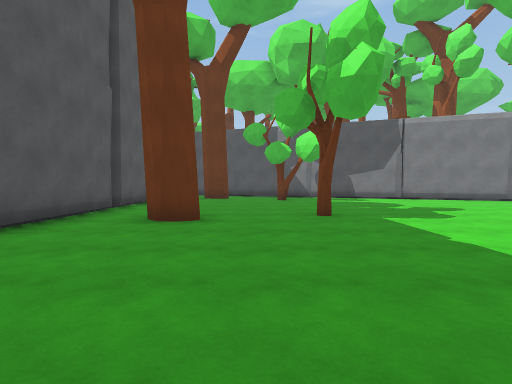
[1] (above)

16 first-person views from a walk through a 3-D level made in the Unity game engine. The camera is 1.3 m above the floor, tilts 2° down and sees 80° across. The floor is counted in squares, 2 m on a side. Each view is taken from the middle of a square. On the plan, view 1 faces up. The plan holds only what a view shows up to about 10 squares ahead; the rest is blank. The place goes on beyond the plan. The player is left out.

[2]
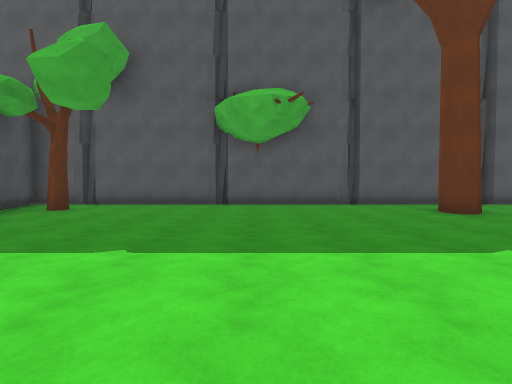

[3]
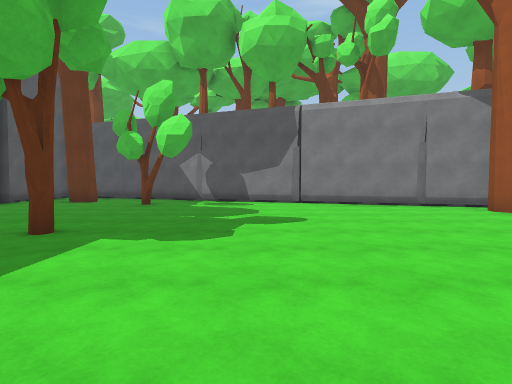

[4]
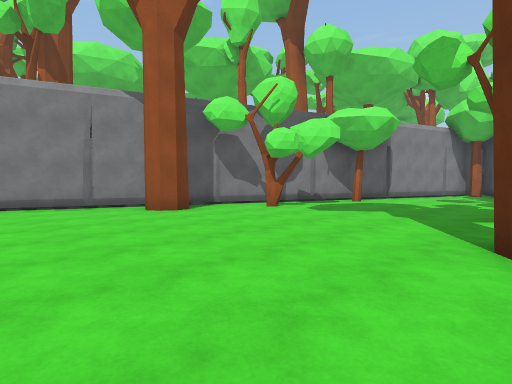

[5]
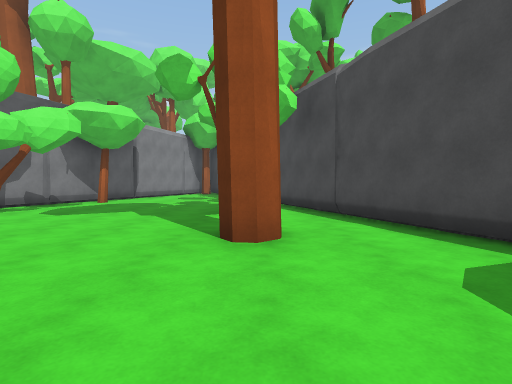

[6]
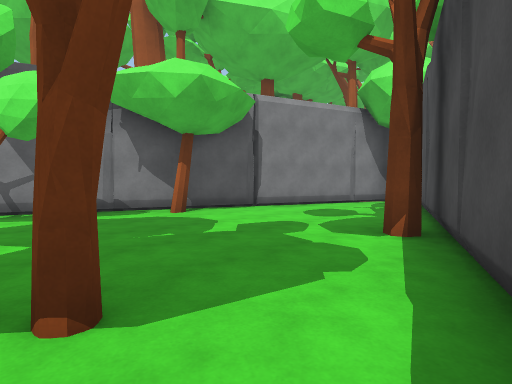

[7]
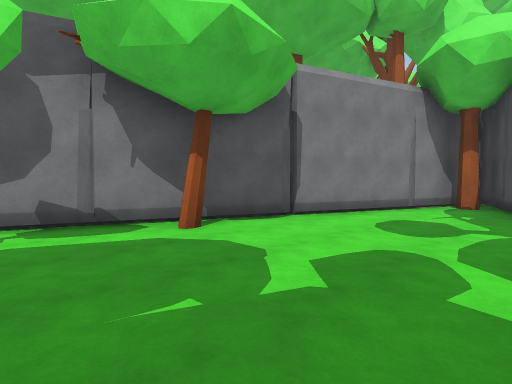

[8]
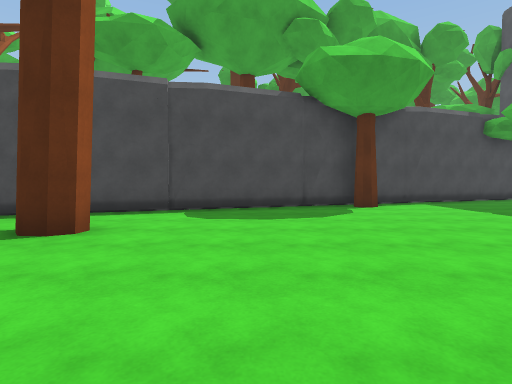

[9]
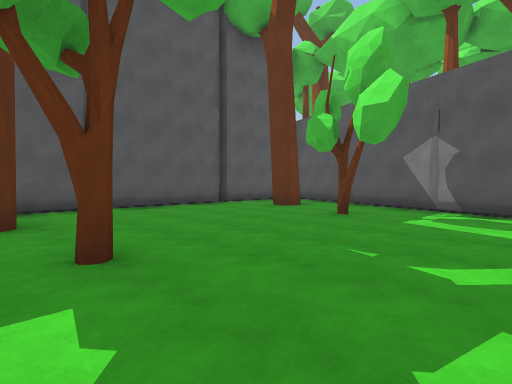

[10]
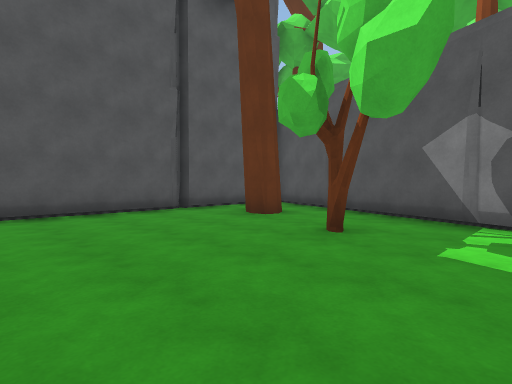

[11]
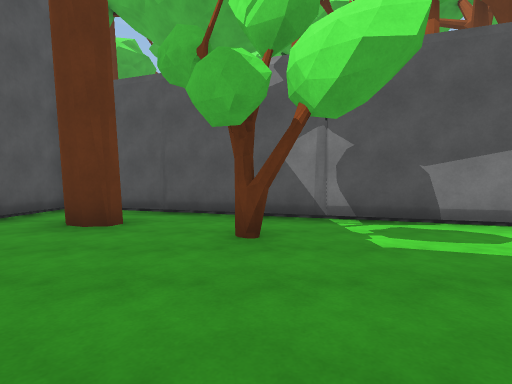

[12]
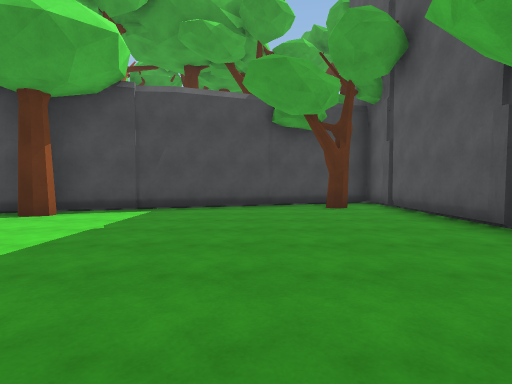

[13]
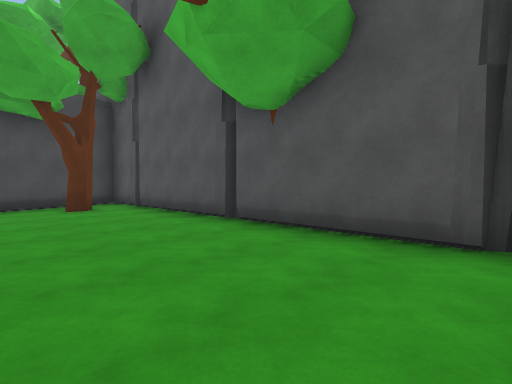

[14]
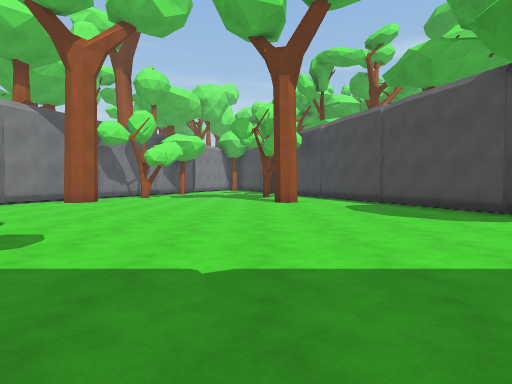

[15]
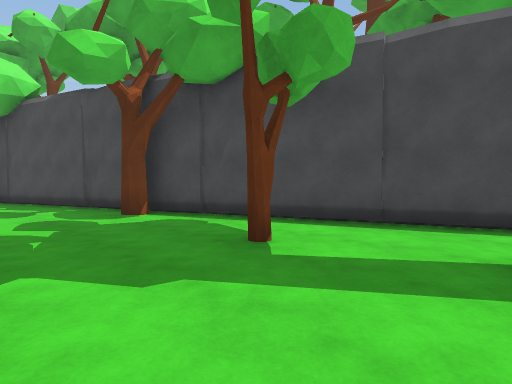

[16]
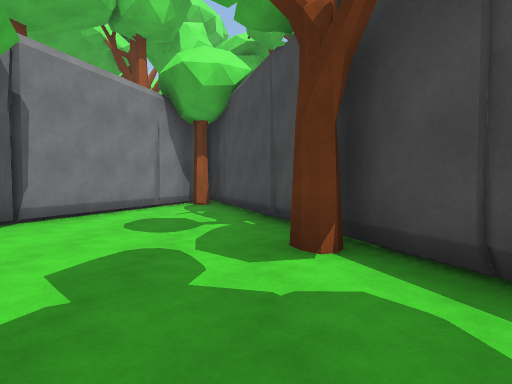

### Floor plan
Points are (right, up) in squares from view 1. A wall is a line through its corners. A room is listed if a view was taken in it or the views show most of it. See-through windows are left out.
Room 1 (views 1, 2, 3, 4, 5, 6, 7, 8, 9, 10, 11, 12, 13, 14, 15, 16)
walls: (8.4, -0.8) (8.9, -0.6); (11.5, 0.4) (12, 0.5); (-3.3, 3.6) (-3.3, 0.2); (-3.3, 7.1) (-3.3, 3.8); (-3.3, 0) (-3.3, -3.4); (-3.3, -3.6) (-3.3, -5) (23.1, 4.6); (-3.3, 13.9) (-3.3, 7.4); (20.7, 3.7) (21.2, 3.8); (21.3, 5.2) (-3, 14)
objects: tree (-4, 1); tree (-2, -3); tree (-2, 12); tree (-1, 5); tree (1, 6); tree (1, 11); tree (4, -2); tree (10, 2); tree (10, 8); tree (12, 3); tree (12, 7); tree (15, 7); tree (16, 2); tree (22, 5)

Where each view was taken, in squares from view 1:
view 1: 0 up, 0 right, facing up
view 2: 1 up, 5 right, facing left
view 3: 2 up, 4 right, facing up
view 4: 2 up, 6 right, facing up-right
view 5: 2 up, 6 right, facing right
view 6: 1 up, 12 right, facing up-right
view 7: 3 up, 13 right, facing up-right
view 8: 6 up, 7 right, facing down
view 9: 5 up, 4 right, facing up-left
view 10: 7 up, 3 right, facing up-left
view 11: 7 up, 1 right, facing up
view 12: 4 up, 0 right, facing down
view 13: 4 up, 0 right, facing down-left
view 14: 3 up, 0 right, facing right
view 15: 5 up, 10 right, facing down-right
view 16: 3 up, 13 right, facing right
